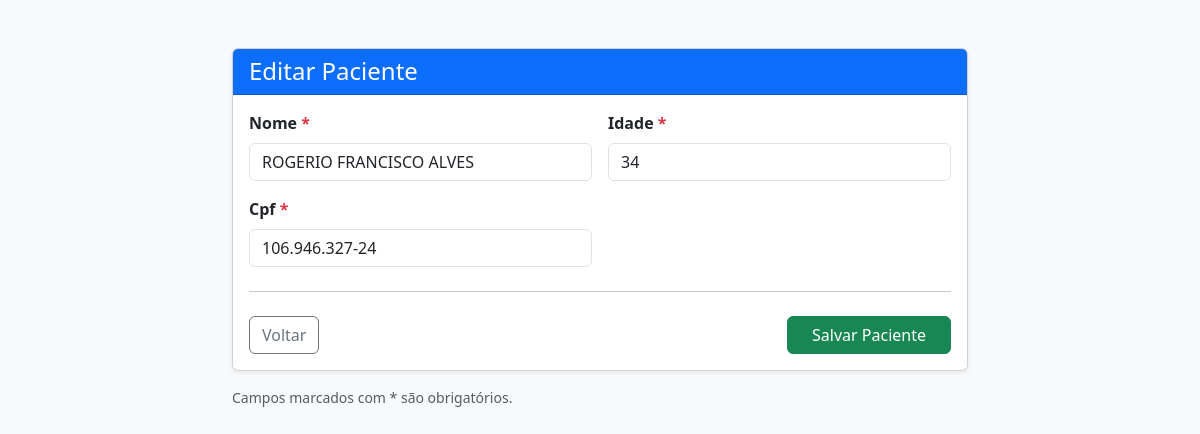
The app's page /pacientes/editar/1/ with its own data.
### pacientes/models.py (models this page shows, shortened)
class Paciente(models.Model):
    nome = models.CharField(max_length=100)
    idade = models.IntegerField()
    cpf = models.CharField(max_length=14, unique=True)

### pacientes/views.py (the view)
# urls.py: path('editar/<int:pk>/', views.editar_paciente, name='editar_paciente'),
def editar_paciente(request, pk):
    paciente = get_object_or_404(Paciente, pk=pk)
    if request.method == 'POST':
        form = PacienteForm(request.POST, instance=paciente)
        if form.is_valid():
            form.save()
            return redirect('listar_pacientes')
    else:
        form = PacienteForm(instance=paciente)
    return render(request, 'pacientes/form.html', {'form': form})

### pacientes/forms.py
class PacienteForm(forms.ModelForm):
    class Meta:
        model = Paciente
        fields = '__all__'
        widgets = {
            'nome': forms.TextInput(attrs={'class': 'form-control'}),
            'idade': forms.NumberInput(attrs={'class': 'form-control'}),
            'cpf': forms.TextInput(attrs={
                'class': 'form-control',
                'maxlength': '14',
                'placeholder': '000.000.000-00',
                'oninput': 'mascaraCPF(this)'
            }),
        }

### pacientes/templates/pacientes/form.html (shortened to what this page needs)
<!DOCTYPE html>
<html lang="pt-br">
<head>
    <link href="https://cdn.jsdelivr.net/npm/bootstrap@5.3.2/dist/css/bootstrap.min.css" rel="stylesheet">
</head>
<body class="bg-light">
<div class="container mt-5 mb-5">
    <div class="row justify-content-center">
        <div class="col-lg-8">
            <div class="card shadow-sm">
                <div class="card-header bg-primary text-white">
                    <h4 class="mb-0">
                        {% if form.instance.pk %}
                            Editar Paciente
                        {% else %}
                            Cadastro de Paciente
                        {% endif %}
                    </h4>
                </div>
                <div class="card-body">
                    <form method="post" novalidate>
                        <div class="row g-3">
                            {% for field in form %}
                                <div class="col-md-6">
                                    <label class="form-label fw-semibold">
                                        {{ field.label }}
                                        {% if field.field.required %}
                                            <span class="text-danger">*</span>
                                        {% endif %}
                                    </label>
                                    {{ field }}
                                </div>
                            {% endfor %}
                        </div>
                        <hr class="my-4">
                        <div class="d-flex justify-content-between">
                            <a href="{% url 'listar_pacientes' %}" class="btn btn-outline-secondary">
                                Voltar
                            </a>
                            <button type="submit" class="btn btn-success px-4">
                                Salvar Paciente
                            </button>
                        </div>
                    </form>
                </div>
            </div>
            <p class="text-muted small mt-3">
                Campos marcados com * são obrigatórios.
            </p>
        </div>
    </div>
</div>
</body>
</html>

### records on screen
Paciente: form "ROGERIO FRANCISCO ALVES" "34" "106.946.327-24"

### other values on screen
{{ field.label }} "Nome" "Idade" "Cpf"
